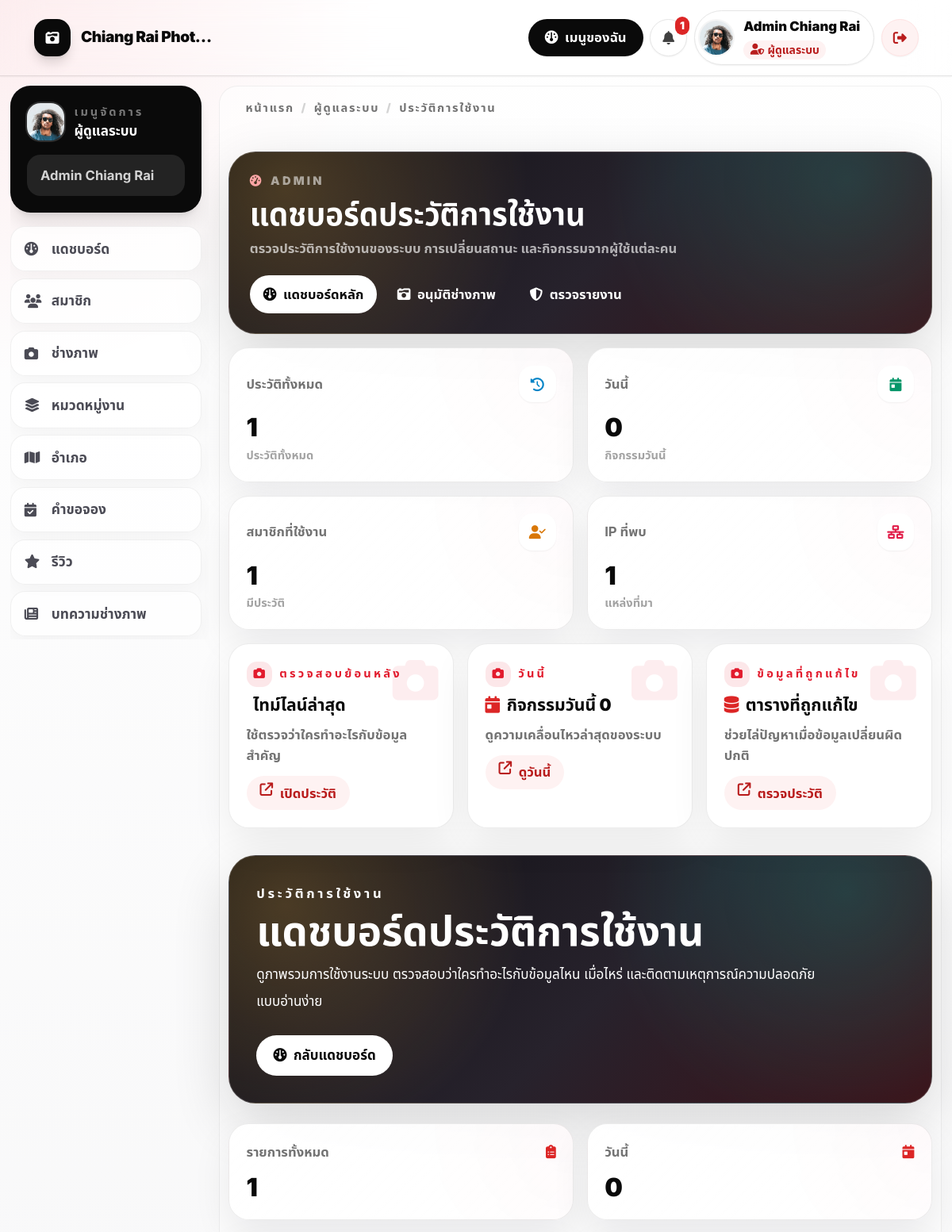
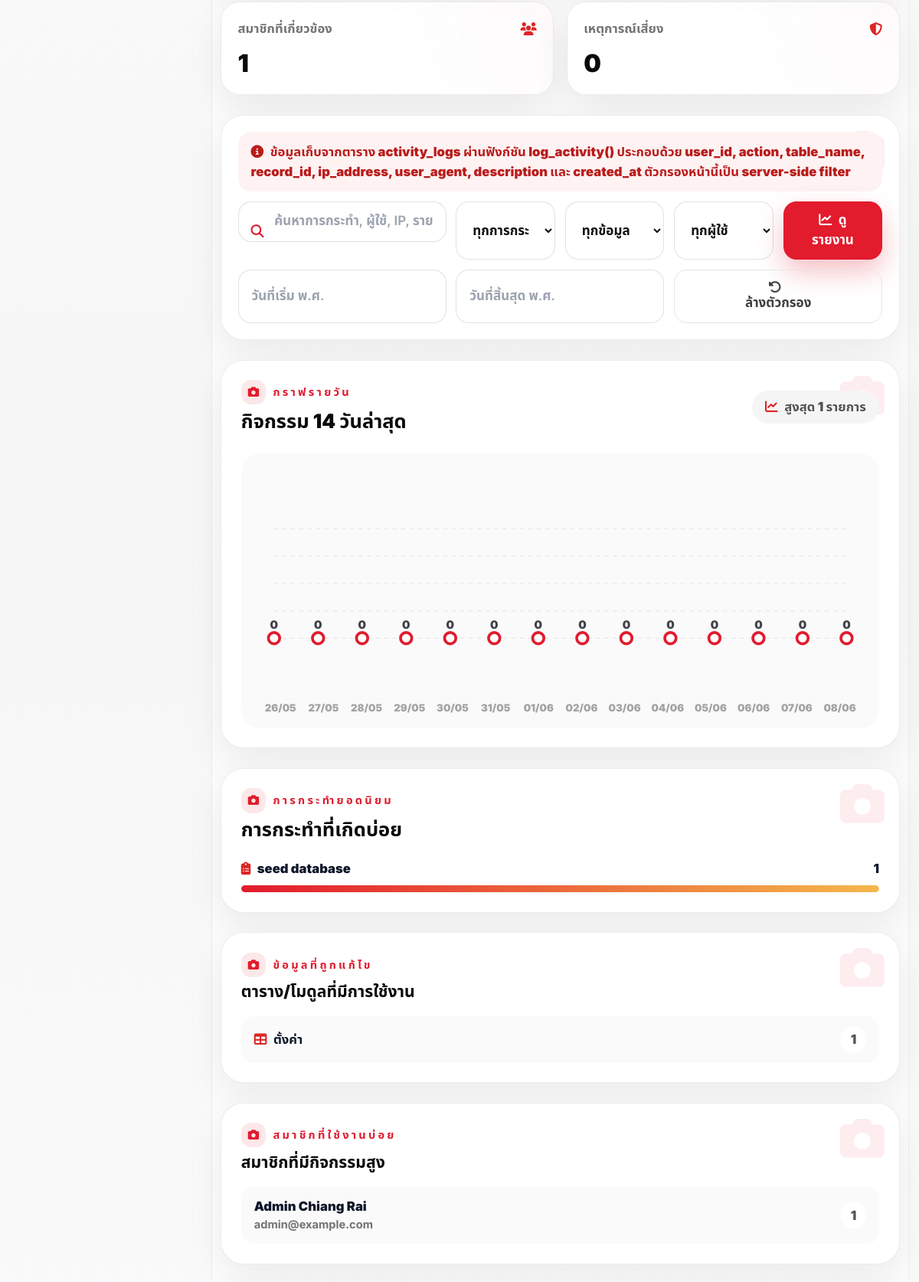
The page /admin/activity_logs.php (signed in, upper part) on the database its author committed (2 pictures, top to bottom).
### tables this page shows
CREATE TABLE users (
  id INT UNSIGNED AUTO_INCREMENT PRIMARY KEY,
  role_id INT UNSIGNED NOT NULL,
  name VARCHAR(150) NOT NULL,
  email VARCHAR(190) NOT NULL,
  phone VARCHAR(50) NULL,
  password VARCHAR(255) NOT NULL,
  avatar VARCHAR(255) NULL,
  status ENUM('active','pending','suspended') NOT NULL DEFAULT 'active',
  email_verified_at DATETIME NULL,
  last_login_at DATETIME NULL,
  remember_token VARCHAR(100) NULL,
  created_at TIMESTAMP NULL DEFAULT CURRENT_TIMESTAMP,
  updated_at TIMESTAMP NULL DEFAULT CURRENT_TIMESTAMP ON UPDATE CURRENT_TIMESTAMP,
  deleted_at DATETIME NULL,
  UNIQUE KEY uk_users_email (email),
  KEY idx_users_role (role_id),
  KEY idx_users_status (status),
  CONSTRAINT fk_users_role FOREIGN KEY (role_id) REFERENCES roles(id)
);

CREATE TABLE roles (
  id INT UNSIGNED AUTO_INCREMENT PRIMARY KEY,
  name VARCHAR(50) NOT NULL UNIQUE,
  display_name VARCHAR(100) NOT NULL,
  created_at TIMESTAMP NULL DEFAULT CURRENT_TIMESTAMP,
  updated_at TIMESTAMP NULL DEFAULT CURRENT_TIMESTAMP ON UPDATE CURRENT_TIMESTAMP
);

### admin/activity_logs.php (the view, shortened to what the rows shown need)
<?php
require_once __DIR__ . '/../includes/functions.php';
requireRole('admin');
include __DIR__ . '/../includes/header.php';
?>
<section class="px-4 py-8 sm:px-6 lg:px-8">
    <div class="dashboard-hero rounded-[2rem] p-6 text-white sm:p-8">
        <div class="flex flex-wrap items-end justify-between gap-6">
            <div>
                <h1 class="mt-2 text-3xl font-black sm:text-5xl">แดชบอร์ดประวัติการใช้งาน</h1>
            </div>
        </div>
    </div>
    <div class="mt-6 grid gap-6 xl:grid-cols-[1.2fr_.8fr]">
        <div class="stock-card rounded-[1.75rem] p-6">
            <div class="flex flex-wrap items-center justify-between gap-4">
                <div>
                    <h2 class="mt-1 text-2xl font-black text-neutral-950">กิจกรรม 14 วันล่าสุด</h2>
                </div>
            </div>
        </div>
        <div class="stock-card rounded-[1.75rem] p-6">
            <h2 class="mt-1 text-2xl font-black text-neutral-950">การกระทำที่เกิดบ่อย</h2>
        </div>
    </div>
    <div class="mt-6 grid gap-6 xl:grid-cols-3">
        <div class="stock-card rounded-[1.75rem] p-6">
            <h2 class="mt-1 text-xl font-black text-neutral-950">ตาราง/โมดูลที่มีการใช้งาน</h2>
        </div>
        <div class="stock-card rounded-[1.75rem] p-6">
            <h2 class="mt-1 text-xl font-black text-neutral-950">สมาชิกที่มีกิจกรรมสูง</h2>
        </div>
    </div>
</section>
<?php include __DIR__ . '/../includes/footer.php'; ?>

### includes/navbar.php (shortened to what the rows shown need)
<?php
$me = current_user();
$unreadCount = 0;
$roleIcon = 'fa-user';
$roleLabel = '';
$roleClass = 'bg-neutral-100 text-neutral-700';
$userInitial = '';
$userAvatarUrl = '';
$workspacePath = '/login.php';
$workspaceLabel = 'เมนูของฉัน';
$workspaceIcon = 'fa-gauge';
$roleHomePath = '/login.php';
$notificationsHref = '/notifications.php';
$siteName = setting('site_name', 'Chiang RaiPhoto');
$siteLogo = setting('logo', '');
if ($me) {
    $unreadCount = unread_notifications_count((int)$me['id']);
    $workspacePath = user_workspace_path($me);
    $roleHomePath = dashboard_path((string)$me['role_name']);
    $roleLabel = (string)$me['role_display'];
    $userInitial = mb_substr((string)$me['name'], 0, 1, 'UTF-8');
    $userAvatarUrl = user_avatar_url($me);
    if ($me['role_name'] === 'admin') {
        $roleIcon = 'fa-user-shield';
        $roleClass = 'bg-red-50 text-red-700';
    }
}
?>
<nav class="sticky top-0 z-40 border-b border-black/10 bg-white/92 shadow-sm backdrop-blur-xl">
    <div class="mx-auto flex w-full max-w-[1880px] items-center gap-6 px-5 py-3 sm:px-7 lg:px-10">
        <div class="ml-auto hidden shrink-0 items-center gap-2 md:flex 2xl:gap-3">
            <?php if ($me): ?>
                <a class="inline-flex h-11 items-center rounded-full bg-neutral-950 px-5 text-sm font-black text-white shadow-sm transition hover:-translate-y-0.5 hover:bg-red-600 hover:shadow-lg" href="<?= h($workspacePath) ?>" title="<?= h($workspaceLabel) ?>">
                    <i class="fa-solid <?= h($workspaceIcon) ?> mr-2"></i><?= h($workspaceLabel) ?>
                </a>
                <a class="relative grid h-11 w-11 place-items-center rounded-full border border-neutral-200 bg-white text-neutral-700 shadow-sm transition hover:bg-neutral-950 hover:text-white" href="<?= h($notificationsHref) ?>" title="แจ้งเตือน">
                    <i class="fa-solid fa-bell"></i>
                    <?php if ($unreadCount > 0): ?>
                        <span class="absolute -right-1 -top-1 rounded-full bg-red-600 px-1.5 py-0.5 text-[10px] font-black text-white">
                            <?= $unreadCount ?>
                        </span>
                    <?php endif; ?>
                </a>
                <a class="flex min-w-0 items-center gap-3 rounded-full border border-neutral-200 bg-white py-1.5 pl-1.5 pr-4 shadow-sm transition hover:-translate-y-0.5 hover:border-neutral-300 hover:shadow-lg" href="<?= h($roleHomePath) ?>" title="กลับไปแดชบอร์ดหลัก">
                    <?php if ($userAvatarUrl !== ''): ?>
                        <img class="h-10 w-10 shrink-0 rounded-full object-cover ring-2 ring-neutral-100" src="<?= h($userAvatarUrl) ?>" alt="<?= h($me['name']) ?>">
                    <?php else: ?>
                        <span class="grid h-10 w-10 shrink-0 place-items-center rounded-full bg-neutral-950 text-sm font-black text-white">
                            <?= h($userInitial) ?>
                        </span>
                    <?php endif; ?>
                    <span class="min-w-0 leading-tight">
                        <span class="block max-w-[170px] truncate text-sm font-black text-neutral-950"><?= h($me['name']) ?></span>
                        <span class="mt-1 inline-flex items-center rounded-full px-2 py-0.5 text-[11px] font-black <?= h($roleClass) ?>">
                            <i class="fa-solid <?= h($roleIcon) ?> mr-1"></i><?= h($roleLabel) ?>
                        </span>
                    </span>
                </a>
                <a class="grid h-11 w-11 place-items-center rounded-full border border-red-100 bg-red-50 text-red-700 shadow-sm transition hover:bg-red-600 hover:text-white" href="/logout.php" title="ออกจากระบบ">
                    <i class="fa-solid fa-right-from-bracket"></i>
                </a>
            <?php endif; ?>
        </div>
    </div>
</nav>

### includes/sidebar.php (shortened to what the rows shown need)
<?php
$me = current_user();
$sidebarRequestUri = '/';
if (isset($_SERVER['REQUEST_URI'])) {
    $sidebarRequestUri = $_SERVER['REQUEST_URI'];
}
$currentPath = parse_url($sidebarRequestUri, PHP_URL_PATH);
$navItems = [];
$roleTitle = 'พื้นที่ทำงาน';
$sidebarAvatarUrl = '';
if ($me) {
    $sidebarAvatarUrl = user_avatar_url($me);
    $unreadNotifications = unread_notifications_count((int)$me['id']);
    if ($me['role_name'] === 'admin') {
        $roleTitle = 'ผู้ดูแลระบบ';
        $unreadContactMessages = (int)db_fetch_value('SELECT COUNT(*) FROM contact_messages WHERE status = "unread"');
        $navItems = [
            ['/admin/dashboard.php', 'แดชบอร์ด', 'fa-gauge'],
            ['/admin/users.php', 'สมาชิก', 'fa-users'],
            ['/admin/photographers.php', 'ช่างภาพ', 'fa-camera'],
            ['/admin/categories.php', 'หมวดหมู่งาน', 'fa-layer-group'],
            ['/admin/districts.php', 'อำเภอ', 'fa-map'],
            ['/admin/bookings.php', 'คำขอจอง', 'fa-calendar-check'],
            ['/admin/reviews.php', 'รีวิว', 'fa-star'],
            ['/admin/articles.php', 'บทความช่างภาพ', 'fa-newspaper'],
            ['/admin/blogs.php', 'บทความเว็บ', 'fa-blog'],
            ['/admin/tags.php', 'แท็ก', 'fa-tags'],
            ['/admin/faqs.php', 'คำถามที่พบบ่อย', 'fa-circle-question'],
            ['/admin/reports.php', 'รายงานสรุป', 'fa-chart-line'],
            ['/admin/reports_moderation.php', 'ตรวจรายงานปัญหา', 'fa-shield-halved'],
            ['/admin/contact_messages.php', 'ข้อความติดต่อ', 'fa-envelope-open-text', $unreadContactMessages],
            ['/admin/activity_logs.php', 'ประวัติการใช้งาน', 'fa-clipboard-list'],
            ['/admin/settings.php', 'ตั้งค่า', 'fa-gear'],
            ['/notifications.php', 'แจ้งเตือน', 'fa-bell', $unreadNotifications],
        ];
    }
}
?>
<aside class="workspace-sidebar">
    <div class="rounded-[1.5rem] bg-neutral-950 p-5 text-white shadow-xl">
        <div class="flex items-center gap-3">
            <?php if ($sidebarAvatarUrl !== ''): ?>
                <img class="h-11 w-11 rounded-2xl object-cover ring-2 ring-white/15" src="<?= h($sidebarAvatarUrl) ?>" alt="<?= h($me['name'] ?? $roleTitle) ?>">
            <?php endif; ?>
            <div>
                <p class="text-xs font-black uppercase tracking-[0.2em] text-white/45">เมนูจัดการ</p>
                <h2 class="font-black"><?= h($roleTitle) ?></h2>
            </div>
        </div>
        <?php if ($me): ?>
            <p class="mt-4 truncate rounded-2xl bg-white/10 px-4 py-3 text-sm font-bold text-white/80">
                <?= h($me['name']) ?>
            </p>
        <?php endif; ?>
    </div>
    <nav class="mt-4 grid gap-2">
        <?php foreach ($navItems as $item): ?>
            <?php
            $url = $item[0];
            $label = $item[1];
            $icon = $item[2];
            $isActive = $currentPath === $url;
            $className = 'workspace-nav-link';
            if ($isActive) {
                $className .= ' workspace-nav-link-active';
            }
            ?>
            <a href="<?= h($url) ?>" class="<?= h($className) ?>">
                <i class="fa-solid <?= h($icon) ?> w-5"></i>
                <span><?= h($label) ?></span>
            </a>
        <?php endforeach; ?>
    </nav>
</aside>

### rows shown on the page
users: name "Admin Chiang Rai", role.display_name "ผู้ดูแลระบบ", role.name "ผู้ดูแลระบบ"

### other values the page prints
$siteName "Chiang Rai Phot…"
$workspaceLabel "เมนูของฉัน"
$unreadCount "1"
$label "แดชบอร์ด"
$label "สมาชิก"
$label "ช่างภาพ"
$label "หมวดหมู่งาน"
$label "อำเภอ"
$label "คำขอจอง"
$label "รีวิว"
$label "บทความช่างภาพ"
$label "ผู้ดูแลระบบ"
$label "ประวัติการใช้งาน"
$adminCurrentTitle "แดชบอร์ดประวัติการใช้งาน"
$adminDescription "ตรวจประวัติการใช้งานของระบบ การเปลี่ยนสถานะ และกิจกรรมจากผู้ใช้แต่ละคน"
